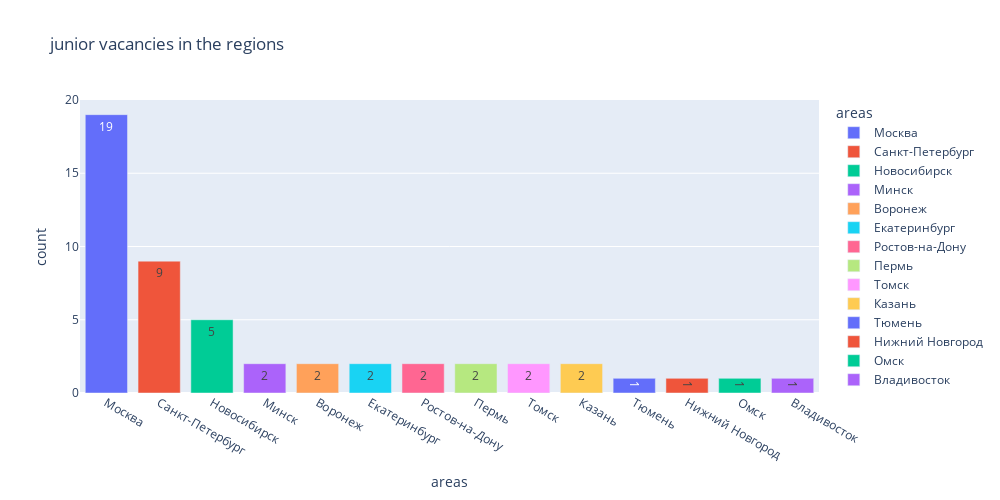

Notebook cell for this chart:
### Markdown cell above
* Предварительный анализ предоставляет нам общую картину представленных данных....
* Детальный анализ позволяет узнать обобщенные зависимости, средние значения вакансий, вне зависимости от сферы деятельности компаний
* Анализ работодателей дает понятие о размере компаний и их влиянии на географические регионы
* Предметный анализ создает общее понимание о вакансиях, нацеленных на конкретую сферу деятельности. По содержанию, это самый информативный анализ, используемый в данном случае

### Code cell
query_ex = '''select a.name areas,
              count(*) count
              from vacancies v
              join areas a on v.area_id = a.id
              where (v.name ilike '%data_scientist%'
              or v.name ilike '%data_science%'
              or v.name ilike '%исследователь_данных%'
              or (v.name like '%ML%' and v.name not like '%HTML%')
              or v.name ilike '%machine_learning%'
              or v.name ilike '%машинн%обучен%')
              and (v.name ilike '%junior%' or experience = 'Нет опыта' or employment = 'Стажировка')
              group by 1
              order by 2 desc
'''
df = pd.read_sql_query(query_ex, connection)
fig = px.bar(
    data_frame=df,
    x="areas",
    y="count",
    color='areas',
    text = 'count',
    orientation='v',
    height=500,
    width=1000,
    title=' junior vacancies in the regions'
)

#отображаем его
fig.show()

### Figure 1 — Plotly figure (JSON) as saved in the notebook; plotly's stock layout.template omitted (floating-point values rounded to 4 significant figures)
{"data": [{"alignmentgroup": "True", "hovertemplate": "areas=%{x}<br>count=%{text}<extra></extra>", "legendgroup": "Москва", "marker": {"color": "#636efa", "pattern": {"shape": ""}}, "name": "Москва", "offsetgroup": "Москва", "orientation": "v", "showlegend": true, "text": [19], "textposition": "auto", "type": "bar", "x": ["Москва"], "xaxis": "x", "y": [19], "yaxis": "y"}, {"alignmentgroup": "True", "hovertemplate": "areas=%{x}<br>count=%{text}<extra></extra>", "legendgroup": "Санкт-Петербург", "marker": {"color": "#EF553B", "pattern": {"shape": ""}}, "name": "Санкт-Петербург", "offsetgroup": "Санкт-Петербург", "orientation": "v", "showlegend": true, "text": [9], "textposition": "auto", "type": "bar", "x": ["Санкт-Петербург"], "xaxis": "x", "y": [9], "yaxis": "y"}, {"alignmentgroup": "True", "hovertemplate": "areas=%{x}<br>count=%{text}<extra></extra>", "legendgroup": "Новосибирск", "marker": {"color": "#00cc96", "pattern": {"shape": ""}}, "name": "Новосибирск", "offsetgroup": "Новосибирск", "orientation": "v", "showlegend": true, "text": [5], "textposition": "auto", "type": "bar", "x": ["Новосибирск"], "xaxis": "x", "y": [5], "yaxis": "y"}, {"alignmentgroup": "True", "hovertemplate": "areas=%{x}<br>count=%{text}<extra></extra>", "legendgroup": "Минск", "marker": {"color": "#ab63fa", "pattern": {"shape": ""}}, "name": "Минск", "offsetgroup": "Минск", "orientation": "v", "showlegend": true, "text": [2], "textposition": "auto", "type": "bar", "x": ["Минск"], "xaxis": "x", "y": [2], "yaxis": "y"}, {"alignmentgroup": "True", "hovertemplate": "areas=%{x}<br>count=%{text}<extra></extra>", "legendgroup": "Воронеж", "marker": {"color": "#FFA15A", "pattern": {"shape": ""}}, "name": "Воронеж", "offsetgroup": "Воронеж", "orientation": "v", "showlegend": true, "text": [2], "textposition": "auto", "type": "bar", "x": ["Воронеж"], "xaxis": "x", "y": [2], "yaxis": "y"}, {"alignmentgroup": "True", "hovertemplate": "areas=%{x}<br>count=%{text}<extra></extra>", "legendgroup": "Екатеринбург", "marker": {"color": "#19d3f3", "pattern": {"shape": ""}}, "name": "Екатеринбург", "offsetgroup": "Екатеринбург", "orientation": "v", "showlegend": true, "text": [2], "textposition": "auto", "type": "bar", "x": ["Екатеринбург"], "xaxis": "x", "y": [2], "yaxis": "y"}, {"alignmentgroup": "True", "hovertemplate": "areas=%{x}<br>count=%{text}<extra></extra>", "legendgroup": "Ростов-на-Дону", "marker": {"color": "#FF6692", "pattern": {"shape": ""}}, "name": "Ростов-на-Дону", "offsetgroup": "Ростов-на-Дону", "orientation": "v", "showlegend": true, "text": [2], "textposition": "auto", "type": "bar", "x": ["Ростов-на-Дону"], "xaxis": "x", "y": [2], "yaxis": "y"}, {"alignmentgroup": "True", "hovertemplate": "areas=%{x}<br>count=%{text}<extra></extra>", "legendgroup": "Пермь", "marker": {"color": "#B6E880", "pattern": {"shape": ""}}, "name": "Пермь", "offsetgroup": "Пермь", "orientation": "v", "showlegend": true, "text": [2], "textposition": "auto", "type": "bar", "x": ["Пермь"], "xaxis": "x", "y": [2], "yaxis": "y"}, {"alignmentgroup": "True", "hovertemplate": "areas=%{x}<br>count=%{text}<extra></extra>", "legendgroup": "Томск", "marker": {"color": "#FF97FF", "pattern": {"shape": ""}}, "name": "Томск", "offsetgroup": "Томск", "orientation": "v", "showlegend": true, "text": [2], "textposition": "auto", "type": "bar", "x": ["Томск"], "xaxis": "x", "y": [2], "yaxis": "y"}, {"alignmentgroup": "True", "hovertemplate": "areas=%{x}<br>count=%{text}<extra></extra>", "legendgroup": "Казань", "marker": {"color": "#FECB52", "pattern": {"shape": ""}}, "name": "Казань", "offsetgroup": "Казань", "orientation": "v", "showlegend": true, "text": [2], "textposition": "auto", "type": "bar", "x": ["Казань"], "xaxis": "x", "y": [2], "yaxis": "y"}, {"alignmentgroup": "True", "hovertemplate": "areas=%{x}<br>count=%{text}<extra></extra>", "legendgroup": "Тюмень", "marker": {"color": "#636efa", "pattern": {"shape": ""}}, "name": "Тюмень", "offsetgroup": "Тюмень", "orientation": "v", "showlegend": true, "text": [1], "textposition": "auto", "type": "bar", "x": ["Тюмень"], "xaxis": "x", "y": [1], "yaxis": "y"}, {"alignmentgroup": "True", "hovertemplate": "areas=%{x}<br>count=%{text}<extra></extra>", "legendgroup": "Нижний Новгород", "marker": {"color": "#EF553B", "pattern": {"shape": ""}}, "name": "Нижний Новгород", "offsetgroup": "Нижний Новгород", "orientation": "v", "showlegend": true, "text": [1], "textposition": "auto", "type": "bar", "x": ["Нижний Новгород"], "xaxis": "x", "y": [1], "yaxis": "y"}, {"alignmentgroup": "True", "hovertemplate": "areas=%{x}<br>count=%{text}<extra></extra>", "legendgroup": "Омск", "marker": {"color": "#00cc96", "pattern": {"shape": ""}}, "name": "Омск", "offsetgroup": "Омск", "orientation": "v", "showlegend": true, "text": [1], "textposition": "auto", "type": "bar", "x": ["Омск"], "xaxis": "x", "y": [1], "yaxis": "y"}, {"alignmentgroup": "True", "hovertemplate": "areas=%{x}<br>count=%{text}<extra></extra>", "legendgroup": "Владивосток", "marker": {"color": "#ab63fa", "pattern": {"shape": ""}}, "name": "Владивосток", "offsetgroup": "Владивосток", "orientation": "v", "showlegend": true, "text": [1], "textposition": "auto", "type": "bar", "x": ["Владивосток"], "xaxis": "x", "y": [1], "yaxis": "y"}], "layout": {"barmode": "relative", "height": 500, "legend": {"title": {"text": "areas"}, "tracegroupgap": 0}, "title": {"text": " junior vacancies in the regions"}, "width": 1000, "xaxis": {"anchor": "y", "categoryarray": ["Москва", "Санкт-Петербург", "Новосибирск", "Минск", "Воронеж", "Екатеринбург", "Ростов-на-Дону", "Пермь", "Томск", "Казань", "Тюмень", "Нижний Новгород", "Омск", "Владивосток"], "categoryorder": "array", "domain": [0, 1], "title": {"text": "areas"}}, "yaxis": {"anchor": "x", "domain": [0, 1], "title": {"text": "count"}}}}
